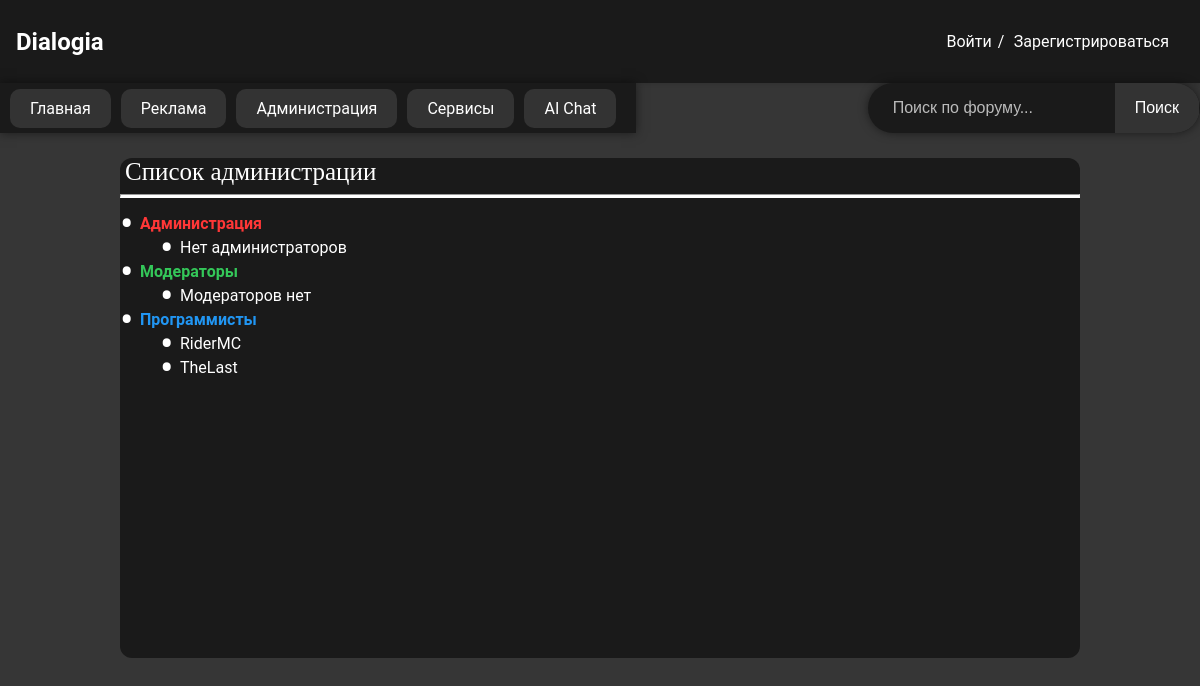
/admin_list, run on an earlier commit of the app's database.
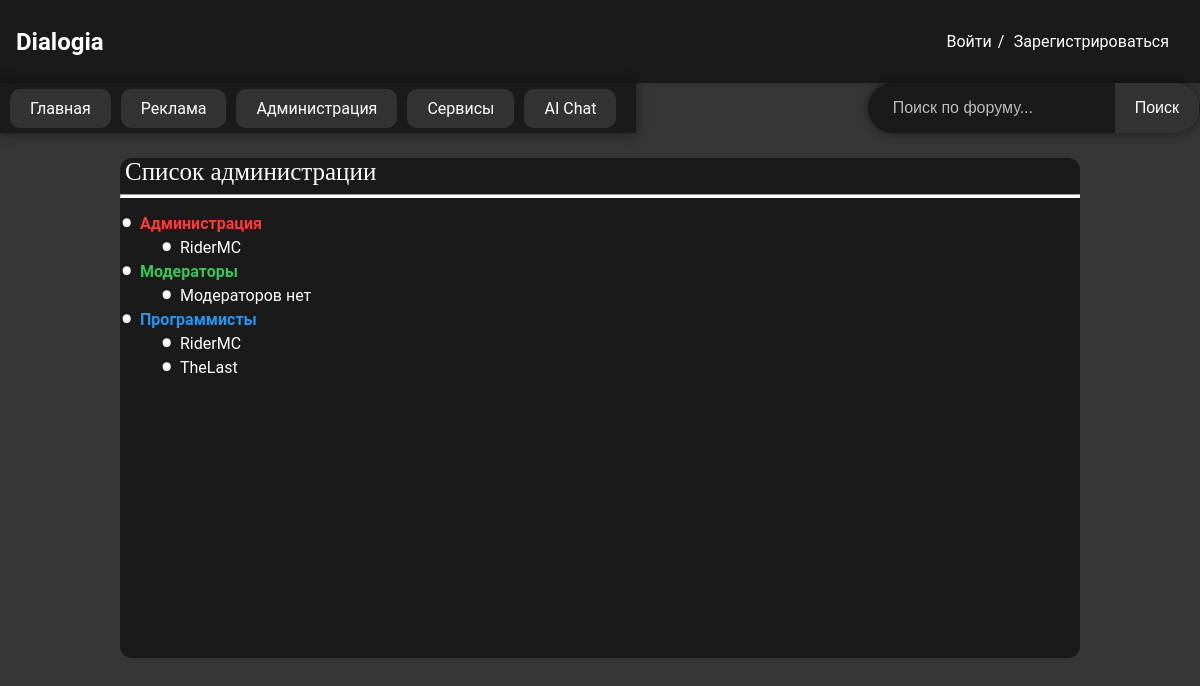
And on a later commit of the database.
### tables this page shows
CREATE TABLE users (id INTEGER PRIMARY KEY, login TEXT NOT NULL UNIQUE, password TEXT NOT NULL, email TEXT NOT NULL UNIQUE, avatar TEXT, balance INTEGER NOT NULL DEFAULT (0), last_online DATETIME, registration_time DATETIME NOT NULL DEFAULT (CURRENT_TIMESTAMP), role TEXT NOT NULL DEFAULT 'Пользователь', blocked TEXT NOT NULL DEFAULT NO);

### main.py (the view)
@app.route('/admin_list')
def admin_list():
    conn = sqlite3.connect('db.db')
    cursor = conn.cursor()
    cursor.execute('SELECT login FROM users WHERE role = ?', ('Администратор',))
    admins = cursor.fetchall()
    cursor.execute('SELECT login FROM users WHERE role = ?', ('Модератор',))
    moderators = cursor.fetchall()
    cursor.execute('SELECT login FROM users WHERE role = ?', ('Программист',))
    programmers = cursor.fetchall()
    conn.close()
    title = "Admin List"
    return render_template("admin_list.html", title=title, admins=admins, moderators=moderators, programmers=programmers)

### main.py (called while the page is built)
@app.context_processor
def inject_user():
    user = None
    if 'user_id' in session:
        user = session['username']
    return dict(user=user)

### templates/admin_list.html (shortened to what this page needs)
<!doctype html>
<html lang="ru">
<head>
    <link rel="stylesheet" href="../static/css/header.css">
    <link rel="stylesheet" href="/static/css/style.css">
</head>
<body>
    {% include 'header.html' %}
    <div class="forums_box">
        <div class="forum-header">
            <div class="forum-text">Список администрации</div>
        </div>
        <hr>
        <ol class="custom-list">
            <li style="color: #FF3737;"><strong>Администрация</strong></li>
            <ol style="list-style-type: none;">
                {% if admins %}
                    {% for admin in admins %}
                        <li><a href="/members/{{ admin[0] }}">{{ admin[0] }}</a></li>
                    {% endfor %}
                {% else %}
                    <li>Нет администраторов</li>
                {% endif %}
            </ol>
            <li style="color: #34C759"><strong>Модераторы</strong></li>
            <ol style="list-style-type: none;">
                {% if moderators %}
                    {% for moderator in moderators %}
                        <li><a>{{ moderator[0] }}</a></li>
                    {% endfor %}
                {% else %}
                    <li>Модераторов нет</li>
                {% endif %}
            </ol>
            <li style="color: #2196F3"><strong>Программисты</strong></li>
            <ol style="list-style-type: none;">
                <li><a href="/members/RiderMC">RiderMC</a></li>
                <li><a href="/members/TheLast">TheLast</a></li>
            </ol>
        </ol>
    </div>
</body>
</html>

### templates/header.html (shortened to what this page needs)
<header>
    <a href="/"><div class="logo">Dialogia</div></a>
    <nav>
        <ul>
            {% if session.logged_in %}
                <li><a class="login"  href="{{ url_for('profile', username=session['username']) }}">{{ session.username }}</a></li>
                <li><a class="slash">/</a></li>
                <li><a style="margin-right: 15px" href="{{ url_for('logout') }}">Выйти</a></li>
            {% else %}
                <li><a href="{{ url_for('login') }}">Войти</a></li>
                <li><a class="slash">/</a></li>
                <li><a style="margin-right: 15px" href="{{ url_for('register') }}">Зарегистрироваться</a></li>
            {% endif %}
        </ul>
    </nav>
    <div class="nav-buttons">
        <a class="nav-button" href="/">Главная</a>
        <a class="nav-button" href="#">Реклама</a>
        <a class="nav-button" href="/admin_list">Администрация</a>
        <a class="nav-button" href="/services">Сервисы</a>
        <a class="nav-button" href="/ai-chat">AI Chat</a>
    </div>
    <div class="search-container">
    <input type="text" id="search-input" name="query" placeholder="Поиск по форуму..." required>
    <button type="submit">Поиск</button>
    </div>
</header>

### static/css/header.css (style rules this page uses)
body { font-family: 'Roboto', sans-serif; background-color: #363636; margin: 0; padding: 0; }
header { background-color: #1a1a1a; color: white; padding: 1rem; !important; display: flex; justify-content: space-between; align-items: center; box-shadow: 0 2px 4px rgba(0,0,0,0.1); }
.logo { font-size: 1.5rem; font-weight: bold; }
nav ul { list-style-type: none; display: flex; gap: 1rem; }
nav ul li a { color: white; text-decoration: none; margin-right: -5px; margin-left: -5px; border-radius: 4px; transition: background-color 0.3s; }
a { text-decoration: none; color: white }
.nav-buttons { position: absolute; top: 83px; left: 0; width: auto; height: 50px; flex-direction: row; display: flex; align-items: center; background: #1a1a1a; box-shadow: 0 0 10px rgba(0, 0, 0, 0.5); padding: 0 10px 0 10px; }
.nav-button { display: inline-block; border-radius: 10px; background-color: #333333; color: #ffffff; padding: 10px 20px; border: none; cursor: pointer; text-decoration: none; margin-right: 10px; }
.search-container { position: absolute; top: 83px; right: 0; width: auto; height: 50px; display: flex; align-items: center; background: #1a1a1a; box-shadow: 0 0 10px rgba(0, 0, 0, 0.5); padding: 0 10px; border-radius: 25px; overflow: hidden; }
#search-input { flex: 1; height: 100%; padding: 0 15px; border: none; background: transparent; color: white; font-size: 16px; outline: none; }
#search-input::placeholder { color: rgba(255, 255, 255, 0.7); }
.search-container button { height: 100%; padding: 0 20px; border: none; background: #333; color: white; font-size: 16px; cursor: pointer; transition: background 0.3s ease; margin-right: -9px; }

### static/css/style.css (style rules this page uses)
.forums_box { position: relative; display: block; background: #1a1a1a; width: 80%; min-height: 500px; top: 50%; left: 50%; transform: translate(-50%, 15%); margin-bottom: 100px; max-height: 2000px; text-decoration: none; border-radius: 12px; }
.forum-header { width: 100%; }
.forum-text { color: white; font-size: 25px; margin-left: 5px; font-family: "Arial Black"; }
hr { border-bottom: 3px white solid; }
.custom-list { list-style-type: none; padding: 0; }
.custom-list li { position: relative; padding-left: 20px; color: white; margin-top: 5px; }
.custom-list li::before { content: "\2022"; position: absolute; left: 0; top: 50%; transform: translateY(-50%); font-size: 2.5em; color: white; }

What changed in the data, as far as the page shows it:
now on this page (row edited): users: login "RiderMC"
Also different on the page:
text no longer shown: "Нет администраторов"
